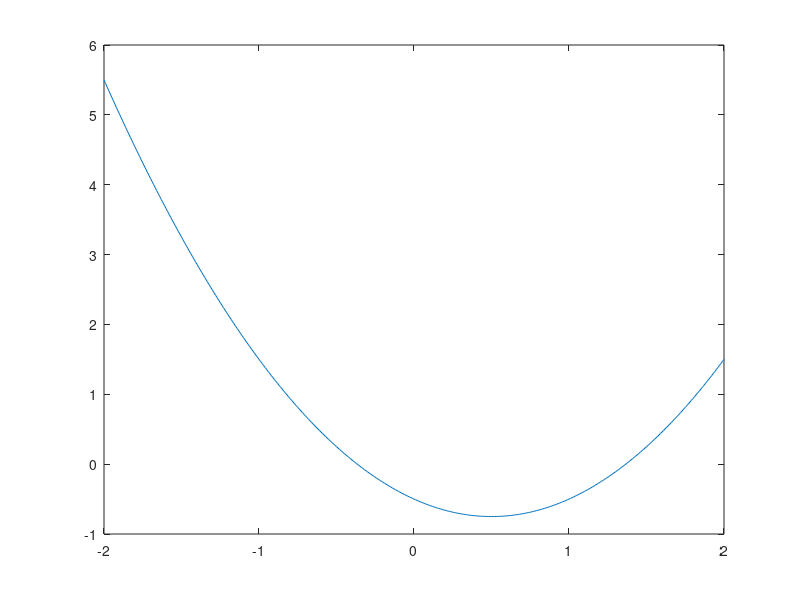

The MATLAB source for this figure:
x = [-2:0.01:2];
epsilon = 0.00001;

fun = @(x) x.^2 - x - 0.5;

plot(x, fun(x))

xA = -1;
xB = 0;
maxIterations = 100;

if( fun(xA) * fun(xB) >= 0 )
  disp("Kein Vorzeichenwechsel im Startintervall!")
end

for k = 1:maxIterations
  
  xM = (xA + xB) / 2;
  
  if( (fun(xA) * fun(xM)) < 0 )
    xB = xM;
  else
    xA = xM;
  end
  
  if( abs(xA - xB) <= epsilon )
    disp("Zielgenauigkeit erreicht!")
    break
  end
  
  if( k == maxIterations )
    disp("Maximale Anzahl an Iterationen erreicht.")
  end
  
endfor

x = (xA + xB) / 2, k
